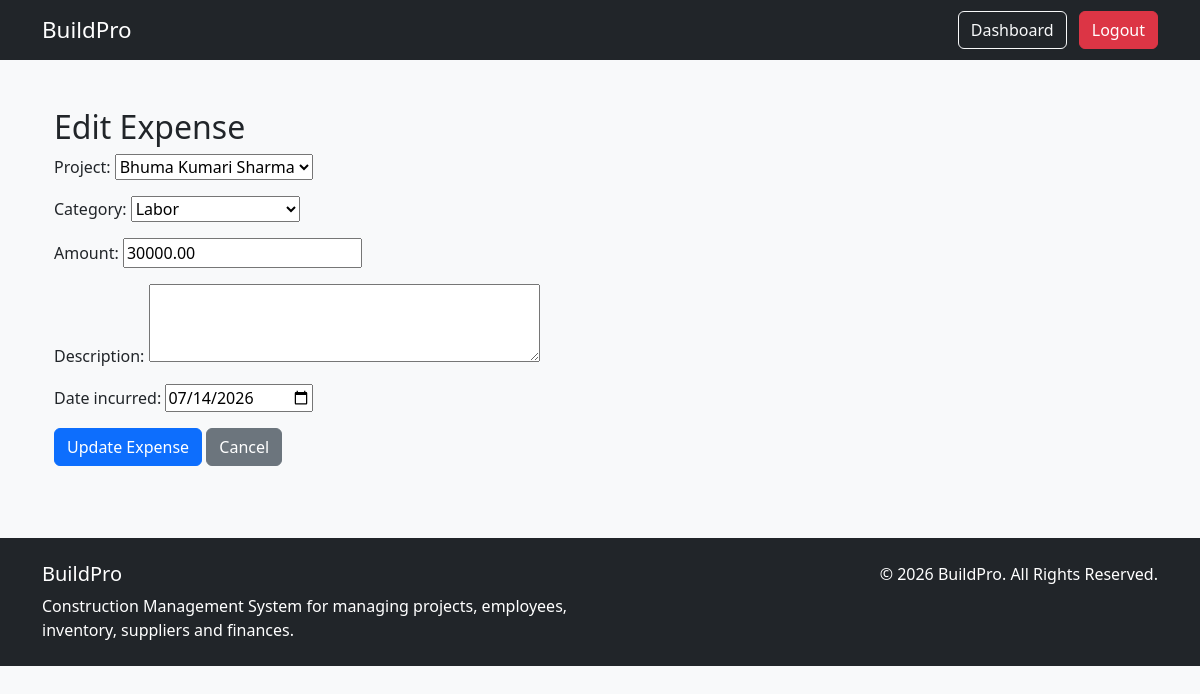
Page /finance/2/edit/ (signed in) on the committed database.
### finance/models.py (models this page shows, shortened)
class Expense(models.Model):
    CATEGORY_CHOICES = [
        ('MATERIALS', 'Materials'),
        ('LABOR', 'Labor'),
        ('PERMITS', 'Permits & Fees'),
        ('TRANSPORT', 'Transport & Freight'),
        ('MISC', 'Miscellaneous'),
    ]
    project = models.ForeignKey(Project, on_delete=models.CASCADE, related_name='expenses')
    logged_by = models.ForeignKey(User, on_delete=models.SET_NULL, null=True)
    category = models.CharField(max_length=20, choices=CATEGORY_CHOICES)
    amount = models.DecimalField(max_digits=12, decimal_places=2)
    description = models.TextField(blank=True)
    date_incurred = models.DateField()
    created_at = models.DateTimeField(auto_now_add=True)

### finance/views.py (the view)
# urls.py: path("<int:pk>/edit/", views.expense_update, name="expense_update"),
@login_required
def expense_update(request, pk):
    expense = get_object_or_404(Expense, pk=pk)
    if request.method == "POST":
        form = ExpenseForm(request.POST, instance=expense)
        if form.is_valid():
            updated_expense = form.save(commit=False)
            updated_expense.logged_by = request.user
            updated_expense.save()
            messages.success(request, "Expense updated successfully!")
            return redirect("expense_detail", pk=expense.pk)
    else:
        form = ExpenseForm(instance=expense)
    return render(request, "finance/expense_form.html", {"form": form})

### finance/forms.py
class ExpenseForm(forms.ModelForm):
    class Meta:
        model = Expense
        fields = [
            "project",
            "category",
            "amount",
            "description",
            "date_incurred",
        ]
        widgets = {"date_incurred": forms.DateInput(attrs={"type": "date"}),"description": forms.Textarea(attrs={"rows": 3}),}

### projects/models.py (called while the page is built)
    def __str__(self):
        return self.name

### finance/templates/finance/expense_form.html (shortened to what this page needs)
{% extends "base.html" %}
{% block content %}
<div class="container mt-4">
    <h2>{% if form.instance.pk %}
    <h2>Edit Expense</h2>
 {% else %}
    <h2>Add Expense</h2>
{% endif %}</h2>
    <form method="POST">
        {{ form.as_p }}
           <button type="submit" class="btn btn-primary">
     {% if form.instance.pk %}
        Update Expense
     {% else %}
        Save Expense
     {% endif %}
     </button>
        <a href="{% url 'expense_list' %}" class="btn btn-secondary">
            Cancel
        </a>
    </form>
</div>
{% endblock %}

### static/css/styles.css (style rules this page uses)
body { font-family: "Segoe UI", sans-serif; }

### rows in the picture
Expense: project "Bhuma Kumari Sharma", category "Labor", amount "30000.00", date_incurred "07/14/2026"
